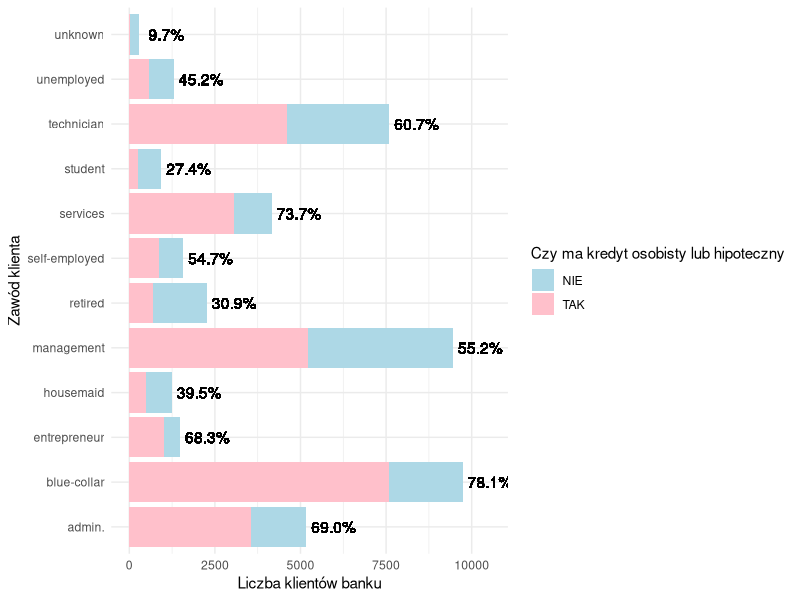
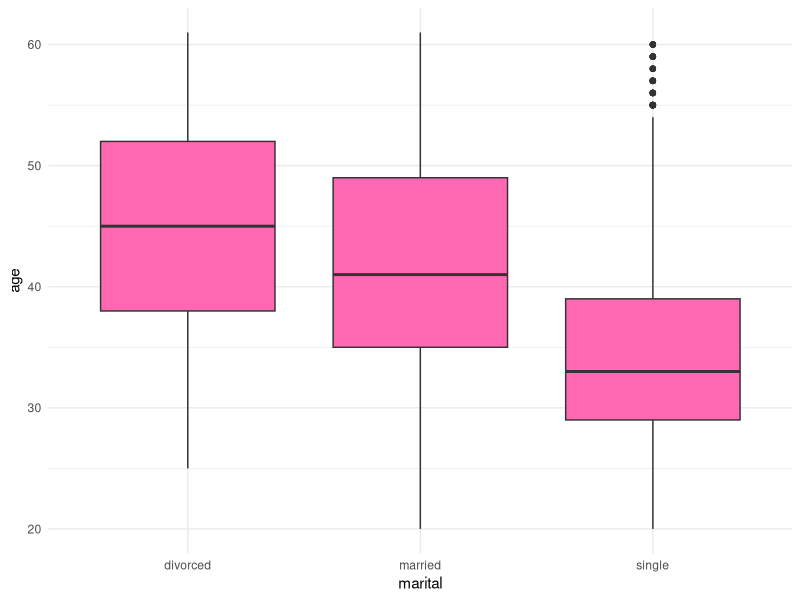
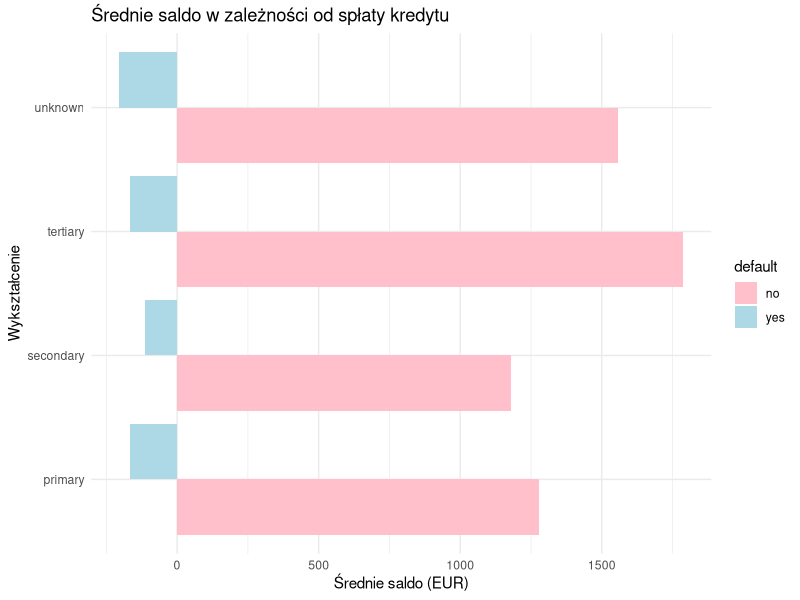
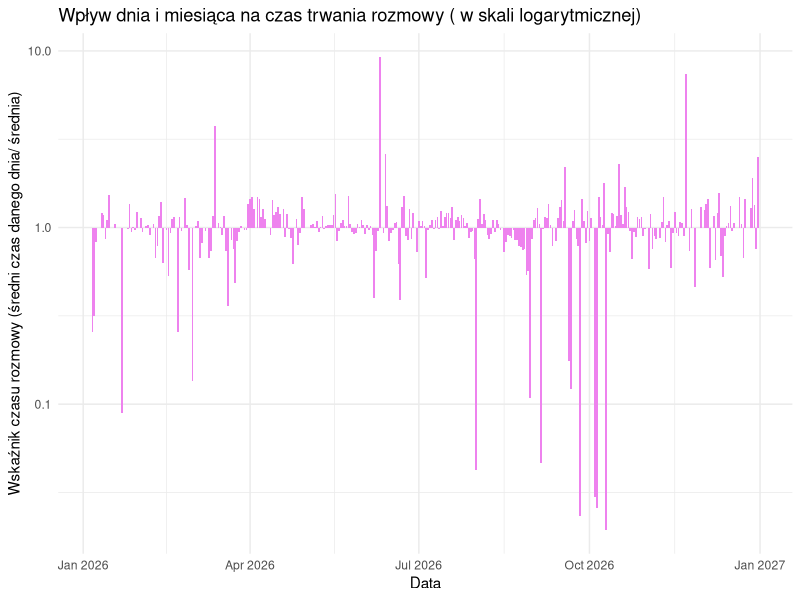
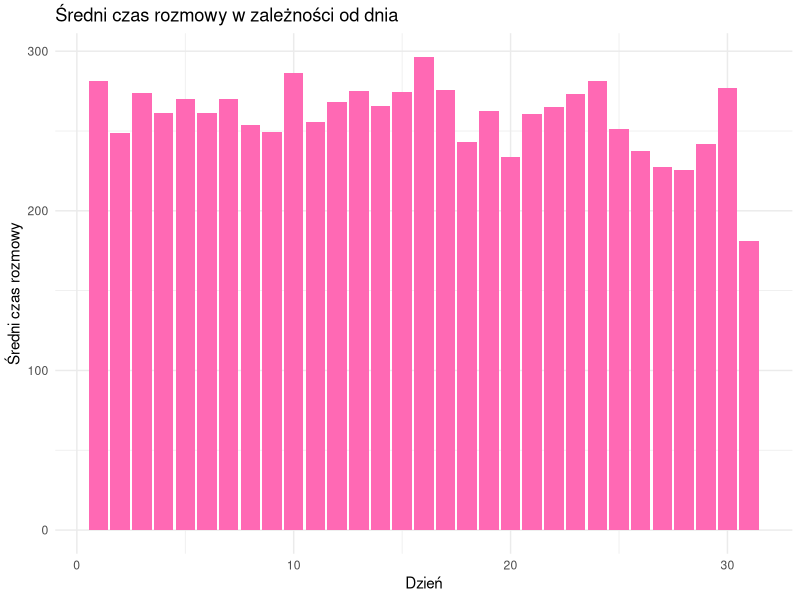
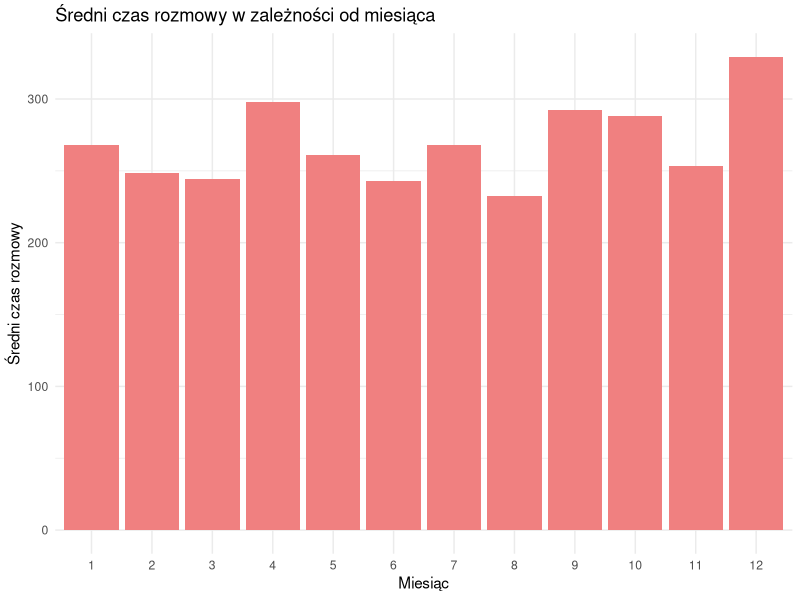
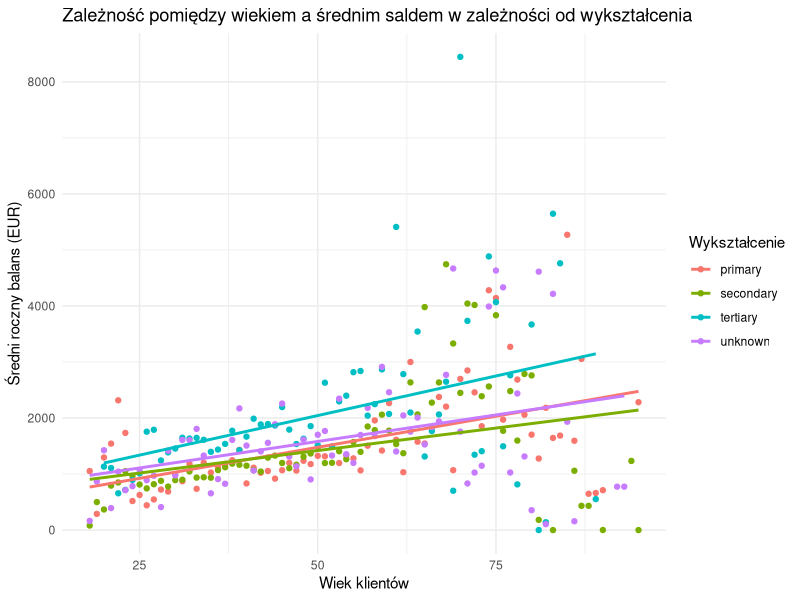
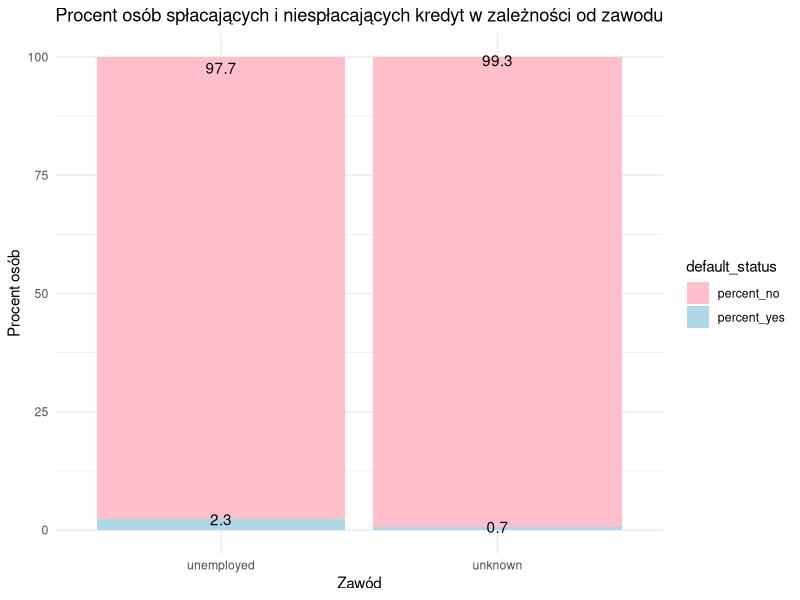

R code for these plots, in order:
## ---- chunk 1
knitr::opts_chunk$set(echo = TRUE)
library(dplyr)
library(ggplot2)

### Wczytanie danych
df <- read.csv("dane.csv")

## ---- chunk 2

# Tu umieść kod do wygenerowania odpowiedzi do zadania.
data <- df %>% 
  mutate(
    loan_or_housing = ifelse(loan == 'yes' | housing == 'yes', 'TAK', 'NIE')
    )

ratios <- data %>% group_by(job) %>% mutate(
  total = n(),
  loans = sum(1 * (loan_or_housing == 'TAK')),
  others = sum(1* (loan_or_housing == 'NIE')),
  ratio = sprintf("%.1f%%", 100*loans / total)
)

data %>%
  ggplot(aes(y=job, fill = loan_or_housing)) + 
  geom_bar() + 
  geom_text(
    data=ratios, 
    aes(x=total + 800, y=job, label=ratio), 
    inherit.aes = FALSE
    ) + 
  theme_minimal() + 
  labs(
    fill="Czy ma kredyt osobisty lub hipoteczny", 
    x="Liczba klientów banku", 
    y="Zawód klienta") + 
  scale_fill_manual(values = c("NIE" = "lightblue", "TAK" = "pink"))
## ---- chunk 3

# Tu umieść kod do wygenerowania odpowiedzi do zadania.
df %>% 
  filter(contact == 'unknown') %>% 
  ggplot(aes(x = marital, y = age)) + 
  geom_boxplot(fill = 'hotpink') + 
  theme_minimal()
## ---- chunk 4

# Tu umieść kod do wygenerowania odpowiedzi do zadania.
df %>%
  group_by(education, default) %>%
  summarise(mean_balance = mean(balance)) %>%
  ggplot(aes(x = mean_balance, y = education, fill=default)) + 
  geom_bar(stat = "identity", position = "dodge") + 
  theme_minimal() +
  labs(
    title = "Średnie saldo w zależności od spłaty kredytu",
    x = "Średnie saldo (EUR)",
    y = "Wykształcenie"
  ) + 
  scale_fill_manual(values = c("yes" = "lightblue", "no" = "pink"))
## ---- chunk 5

# Tu umieść kod do wygenerowania odpowiedzi do zadania.
mean_all <- mean(df$duration)

df %>% 
  group_by(day, month) %>% 
  summarise(mean_duration = mean(duration)) %>% 
  mutate(index = mean_duration / mean_all) %>% 
  mutate(
    month_num = case_when(
      month == "jan" ~ 1,
      month == "feb" ~ 2,
      month == "mar" ~ 3,
      month == "apr" ~ 4,
      month == "may" ~ 5,
      month == "jun" ~ 6,
      month == "jul" ~ 7,
      month == "aug" ~ 8,
      month == "sep" ~ 9,
      month == "oct" ~ 10,
      month == "nov" ~ 11,
      month == "dec" ~ 12,
      TRUE ~ NA
    ),
    date = as.Date(paste( month_num, day, sep = "-"), format = "%m-%d")
  ) %>% 
  arrange(date) %>% 
  ggplot(aes(x = date, y = index)) +
  geom_col(fill = 'violet') +
  labs(
    title = "Wpływ dnia i miesiąca na czas trwania rozmowy ( w skali logarytmicznej)",
       x = "Data",
       y = "Wskaźnik czasu rozmowy (średni czas danego dnia/ średnia)"
    ) + 
  scale_y_log10() + theme_minimal() 

df %>% 
  group_by(day) %>% 
  summarise(mean_duration = mean(duration)) %>% 
  ggplot(aes(x = day, y = mean_duration)) + 
  geom_col(fill = 'hotpink') +  
  labs(
    title = "Średni czas rozmowy w zależności od dnia", 
    x = "Dzień", 
    y = "Średni czas rozmowy"
  ) + 
  theme_minimal()

df %>% 
  group_by(month) %>% 
  summarise(mean_duration = mean(duration)) %>%
  mutate(
    month_num = case_when(
      month == "jan" ~ 1,
      month == "feb" ~ 2,
      month == "mar" ~ 3,
      month == "apr" ~ 4,
      month == "may" ~ 5,
      month == "jun" ~ 6,
      month == "jul" ~ 7,
      month == "aug" ~ 8,
      month == "sep" ~ 9,
      month == "oct" ~ 10,
      month == "nov" ~ 11,
      month == "dec" ~ 12,
      TRUE ~ NA
    )) %>% 
  arrange(desc(month_num)) %>% 
  ggplot(aes(x = as.factor(month_num), y = mean_duration)) + 
  geom_col(fill = 'lightcoral') +  
  labs(
    title = "Średni czas rozmowy w zależności od miesiąca", 
    x = "Miesiąc", 
    y = "Średni czas rozmowy"
  ) + 
  theme_minimal()
  

## ---- chunk 6

# Tu umieść kod do wygenerowania odpowiedzi do zadania.
df %>%
  group_by(age, education) %>%
  summarise(mean_balance = mean(balance)) %>%
  filter(mean_balance < 20000) %>% # usunięcie outliera psusjącego skale 
  ggplot(aes(x = age, y = mean_balance, color = education)) +
  geom_point() +
  geom_smooth(method="lm", se=FALSE) +
  labs(
    title = "Zależność pomiędzy wiekiem a średnim saldem w zależności od wykształcenia",
    x = "Wiek klientów",
    y = "Średni roczny balans (EUR)",
    color = "Wykształcenie"
  ) + 
  theme_minimal()

## ---- chunk 7

# Tu umieść kod do wygenerowania odpowiedzi do zadania.
library(tidyr)

df %>% 
  filter(job == 'unemployed' | job == 'unknown') %>% 
  group_by(job, default) %>% 
  summarise(n = n()) %>% 
  pivot_wider(names_from = default, values_from = n) %>% 
  mutate(
    sum = no + yes, 
    percent_yes = yes/sum*100, 
    percent_no = no/sum*100
    )  %>% 
  pivot_longer(
    cols = c(percent_yes, percent_no), 
    names_to = "default_status", 
    values_to = "percentage"
    ) %>%
  ggplot(
    aes(x = job, 
        y = percentage, 
        fill = default_status)
    ) + 
  geom_col() + 
  geom_text(
    aes(x=job, 
        y=percentage, 
        label=round(percentage, 1))
    )+
  scale_fill_manual(values = c("percent_yes" = "lightblue", "percent_no" = "pink")) + 
  labs(
    title = "Procent osób spłacających i niespłacających kredyt w zależności od zawodu",
    y = "Procent osób",
    x = "Zawód"
  ) + theme_minimal() 
  
df %>% 
  filter(job == 'unemployed' | job == 'unknown', 
         default == 'yes', 
         housing == 'yes' | loan =='yes') %>% 
  summarise(housing_yes = sum(housing == 'yes'),
            loan_yes = sum(loan == 'yes')) %>% 
  pivot_longer(cols = everything(), names_to = "category", values_to = "count") %>% 
  ggplot(aes(x = category, y = count)) +
  geom_col(fill='violet') +
  labs(title = "Liczba osób z kredytem mieszkaniowym i/lub pożyczką",
       x = "Kategoria",
       y = "Liczba osób") +
  theme_minimal() + 
  scale_x_discrete(labels = c("housing_yes" = "Mieszkaniowy", "loan_yes" = "Osobisty"))
